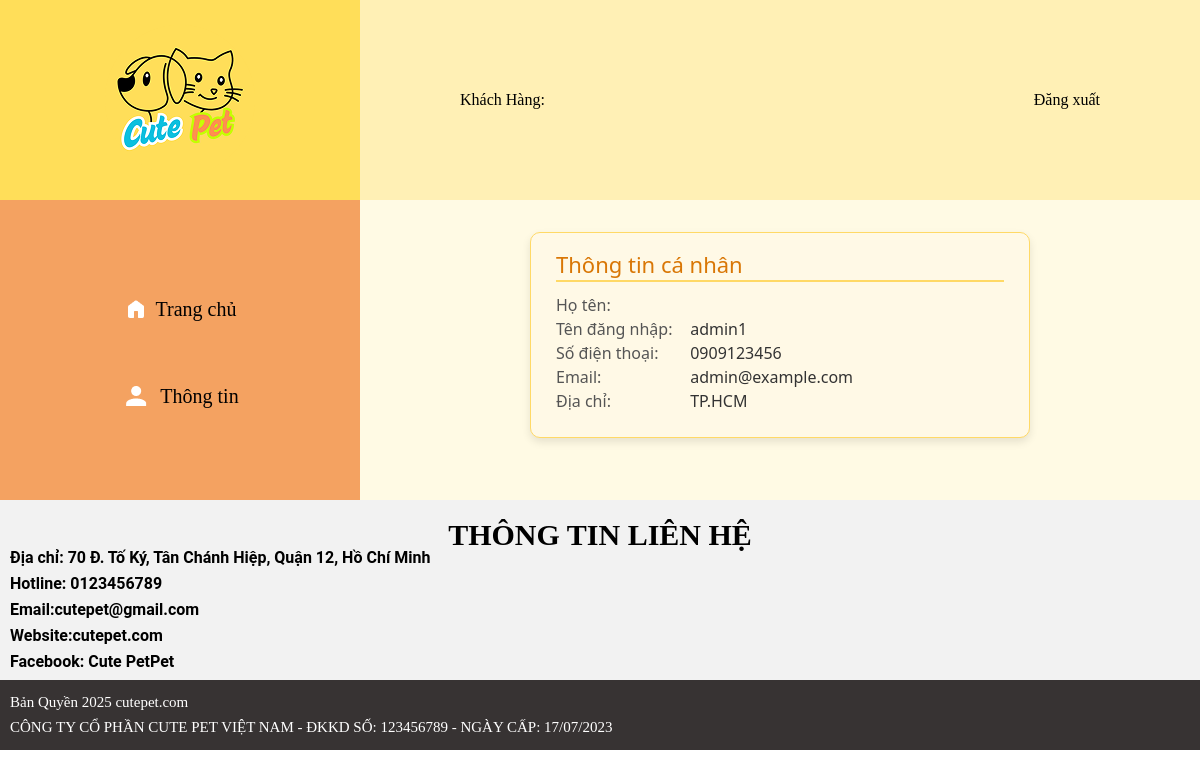
Page /laptrinhweb/front-end/thongtincanhan.php (signed in) on the committed database.
### tables this page shows
CREATE TABLE user (
    id INT AUTO_INCREMENT PRIMARY KEY,
    username VARCHAR(50) NOT NULL UNIQUE,
    password VARCHAR(255) NOT NULL,
    email VARCHAR(100),
    sdt VARCHAR(20),
    diachi TEXT,
    ngaytao DATETIME DEFAULT CURRENT_TIMESTAMP,
    quyen ENUM('user', 'admin') DEFAULT 'user'
);

### laptrinhweb/front-end/thongtincanhan.php (the view, shortened to what this page needs)
<!DOCTYPE html>
<html lang="vi">
<head>
    <link rel="stylesheet" href="/DoAn/laptrinhweb/css/resetcss.css">
</head>
<body>
    <?php include '../connect.php';
    $user_id = $_SESSION['user_id'];
    $sql = "SELECT * FROM user WHERE id = ?";
    $stmt = $conn->prepare($sql);
    $stmt->bind_param("i", $user_id);
    $stmt->execute();
    $result = $stmt->get_result();
    $user = $result->fetch_assoc();
    ?>
    <main>
        <div style="overflow: hidden;">
            <a href="/DoAn/laptrinhweb/index.php" style="text-decoration: none;">
                <div id="logo">
                    <img src="/DoAn/laptrinhweb/front-end/img/logo.png" alt="Logo CUTEPETCUTEPET">
                </div>
            </a>
            <div style="float: left;height: 200px;width: 70%;background-color: #FFF0B5; display: flex;align-items: center; justify-content: space-between;padding: 0 100px;">
                <div>Khách Hàng: <?= $user['hoten'] ?></div>
                <a href="/DoAn/laptrinhweb/back-end/dxuat.php">Đăng xuất</a>
            </div>
            <div id="menu">
                <div>
                    <div class="cont"><a href="/DoAn/laptrinhweb/index.php"><img src="/DoAn/laptrinhweb/front-end/img/home.png"> Trang chủ</a></div>
                </div>
                <div>
                    <div class="cont"><img src="/DoAn/laptrinhweb/front-end/img/user1.png"> Thông tin </div>
                </div>
            </div>
            <div style="float: left;
                height: 300px;
                width: 70%;
                background-color: #FFFAE4;
                display: flex;
                align-items: center;
                justify-content: center;
                padding: 0 100px;">
                <div id="thongtin-canhan">
                    <h3>Thông tin cá nhân</h3>
                    <p><strong>Họ tên:</strong> <?= $user['hoten'] ?></p>
                    <p><strong>Tên đăng nhập:</strong> <?= $user['username'] ?></p>
                    <p><strong>Số điện thoại:</strong> <?= $user['sdt'] ?></p>
                    <p><strong>Email:</strong> <?= $user['email'] ?></p>
                    <p><strong>Địa chỉ:</strong> <?= $user['diachi'] ?></p>
                </div>
            </div>
        </div>
    </main>
    <div>
        <?php include 'footer.php'; ?>
    </div>
</body>
</html>

### laptrinhweb/front-end/thongtincanhan.php (style rules this page uses)
* { margin: 0px; padding: 0px; box-sizing: border-box; }
#logo { float: left; width: 30%; height: 200px; overflow: hidden; background-color: #FFDE59; display: flex; justify-content: center; align-items: center; }
main { margin-top: 0px; }
#menu { float: left; width: 30%; height: 300px; overflow: hidden; background-color: #F4A261; display: flex; flex-direction: column; gap: 20px; justify-content: center; align-items: center; font-size: 20px; }
a { all: unset; }
#menu div { display: flex; align-items: center; gap: 8px; padding: 8px; }
#menu a { display: flex; align-items: center; gap: 8px; padding: 8px; }
#thongtin-canhan { background-color: #fff9e6; border: 1px solid #ffd966; border-radius: 10px; padding: 20px 25px; width: 100%; max-width: 500px; font-family: 'Segoe UI', Tahoma, Geneva, Verdana, sans-serif; box-shadow: 0 4px 8px rgba(0, 0, 0, 0.1); margin-top: 20px; margin-bottom: 50px; }
#thongtin-canhan h3 { color: #d97706; font-size: 22px; margin-bottom: 15px; border-bottom: 2px solid #ffd966; padding-bottom: 5px; }
#thongtin-canhan p { margin: 8px 0; font-size: 16px; color: #333; }
#thongtin-canhan p strong { width: 130px; display: inline-block; color: #555; }

### rows in the picture
user: username "admin1", sdt "0909123456", email "admin@example.com", diachi "TP.HCM"
